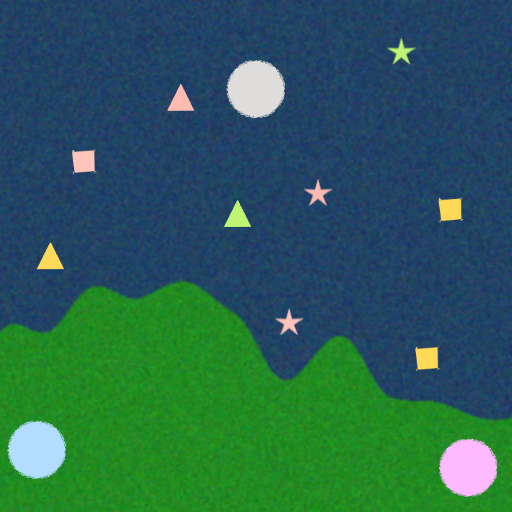
#> input picture images/task images/8.png, 512 x 512 px; its folder holds only this picture in this run
$ python PSS3.py
#> lines starting #> are read from the running program, lines starting #| are printed output that depends on the picture; after the words box and inside, x2 and y2 are one past the last pixel; in counts of white or black regions, pixels touching at a corner belong together
import cv2
import numpy as np
import math
import os
import json
import glob
from typing import List, Tuple, Dict, Any
from dataclasses import dataclass
import warnings
warnings.filterwarnings('ignore')

@dataclass
class Casualty:
    """Data class for casualty information"""
    id: int
    center: Tuple[int, int]
    shape: str
    color: str
    shape_priority: int
    condition_priority: int
    total_priority: int
    bbox: Tuple[int, int, int, int]
    contour: np.ndarray

@dataclass
class Camp:
    """Data class for rescue camp information"""
    name: str
    center: Tuple[int, int]
    capacity: int
    assigned_casualties: List[Casualty]
    total_priority: int = 0

class OptimizedSARProcessor:
    """Optimized SAR image processor with improved detection"""

    def __init__(self, debug: bool = True):
        self.debug = debug

        # Color ranges in HSV (optimized for detection)
        self.COLOR_RANGES = {
            # Ocean (Blue water)
            'ocean': ([90, 60, 60], [130, 255, 255]),

            # Land (Brown/Green)
            'land': ([15, 40, 60], [40, 255, 255]),

            # Casualty colors
            'red': ([0, 100, 100], [10, 255, 255]),
            'red2': ([170, 100, 100], [180, 255, 255]),  # Red wraps around
            'yellow': ([20, 100, 100], [30, 255, 255]),
            'green': ([40, 100, 100], [80, 255, 255]),

            # Camp colors
            'camp_blue': ([100, 100, 50], [130, 255, 255]),
            'camp_pink': ([140, 50, 50], [170, 255, 255]),
            'camp_grey': ([0, 0, 50], [180, 30, 180])
        }

        # Priority mappings
        self.SHAPE_PRIORITY = {'star': 3, 'triangle': 2, 'square': 1}
        self.CONDITION_PRIORITY = {'red': 3, 'yellow': 2, 'green': 1}

        # Camp capacities
        self.CAMP_CAPACITIES = {'blue': 4, 'pink': 3, 'grey': 2}

        # Output directories
        self.OUTPUT_DIRS = {
            'base': 'optimized_output',
            'images': 'images',
            'results': 'results',
            'debug': 'debug'
        }

        self.create_directories()

    def create_directories(self):
        """Create output directories"""
        for dir_path in self.OUTPUT_DIRS.values():
            os.makedirs(dir_path, exist_ok=True)
#> in process_single_image, img is the input picture: shape (512, 512, 3); mean B, G, R 84.6, 94.7, 41.2

    def load_images(self, folder_path: str) -> List[str]:
        """Load all images from folder"""
        extensions = ['*.png', '*.jpg', '*.jpeg', '*.bmp']
        image_paths = []

        for ext in extensions:
            image_paths.extend(glob.glob(os.path.join(folder_path, ext)))

        image_paths.sort()
        print(f"✓ Found {len(image_paths)} images")
        return image_paths

    def preprocess_image(self, img: np.ndarray) -> np.ndarray:
        """Enhanced preprocessing"""
        # Convert to HSV
        hsv = cv2.cvtColor(img, cv2.COLOR_BGR2HSV)
#> hsv: shape (512, 512, 3); mean H, S, V 89.7, 174.5, 118

        # Improve contrast in value channel
        hsv[:,:,2] = cv2.equalizeHist(hsv[:,:,2])
#> hsv: shape (512, 512, 3); mean H, S, V 89.7, 174.5, 131.2

        # Apply Gaussian blur
        hsv = cv2.GaussianBlur(hsv, (5, 5), 0)
#> hsv: shape (512, 512, 3); mean H, S, V 89.7, 174.5, 131.2

        return cv2.cvtColor(hsv, cv2.COLOR_HSV2BGR)
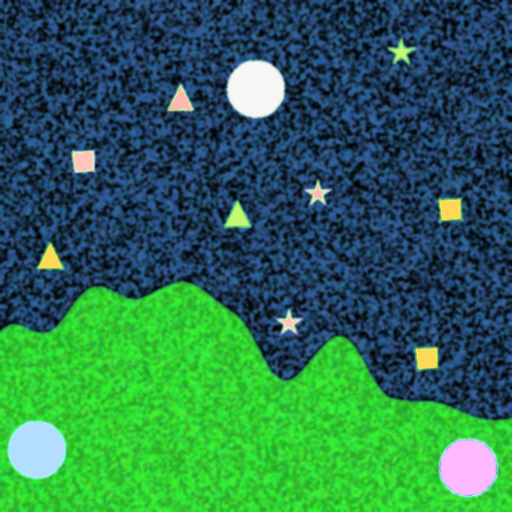
#> returned value: shape (512, 512, 3); mean B, G, R 81.6, 110.1, 42.7

    def segment_image(self, img: np.ndarray) -> Tuple[np.ndarray, np.ndarray]:
        """Segment ocean and land regions"""
        hsv = cv2.cvtColor(img, cv2.COLOR_BGR2HSV)
#> hsv: shape (512, 512, 3); mean H, S, V 89.8, 175.9, 131.2

        # Ocean mask
        ocean_lower, ocean_upper = self.COLOR_RANGES['ocean']
        ocean_mask = cv2.inRange(hsv, np.array(ocean_lower), np.array(ocean_upper))
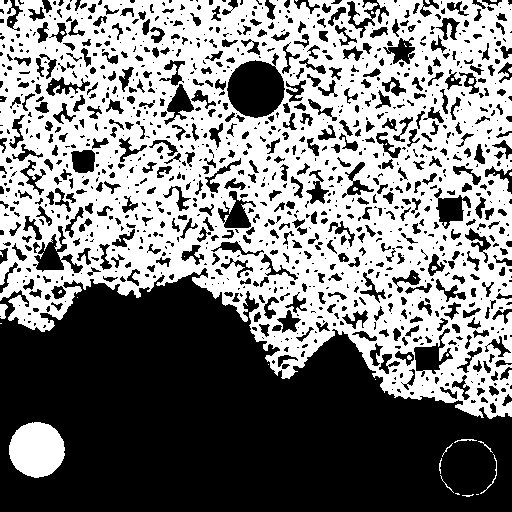
#> ocean_mask: shape (512, 512); 50.1% white; 1200 black regions (690 under 20 px), largest, box (x1, y1, x2, y2) and area: (0, 268, 512, 512) 85699, (227, 53, 285, 118) 2595, (33, 226, 83, 273) 834

        # Land mask
        land_lower, land_upper = self.COLOR_RANGES['land']
        land_mask = cv2.inRange(hsv, np.array(land_lower), np.array(land_upper))
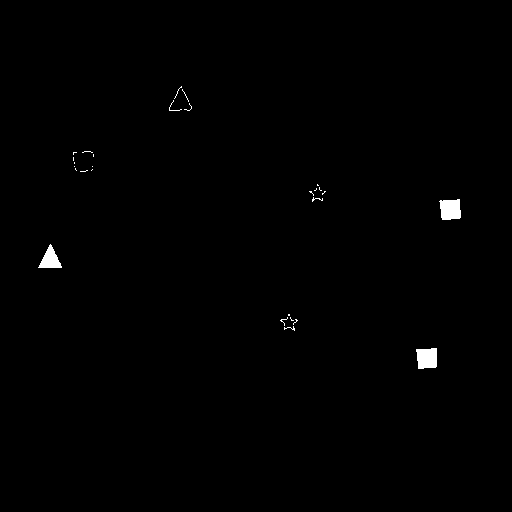
#> land_mask: shape (512, 512); 0.49% white; 28 white regions (24 under 20 px), largest, box (x1, y1, x2, y2) and area: (439, 199, 461, 220) 389, (416, 348, 437, 369) 387, (38, 244, 62, 268) 307, (169, 100, 182, 111) 23

        # Clean masks
        kernel = np.ones((7, 7), np.uint8)
        ocean_mask = cv2.morphologyEx(ocean_mask, cv2.MORPH_CLOSE, kernel)
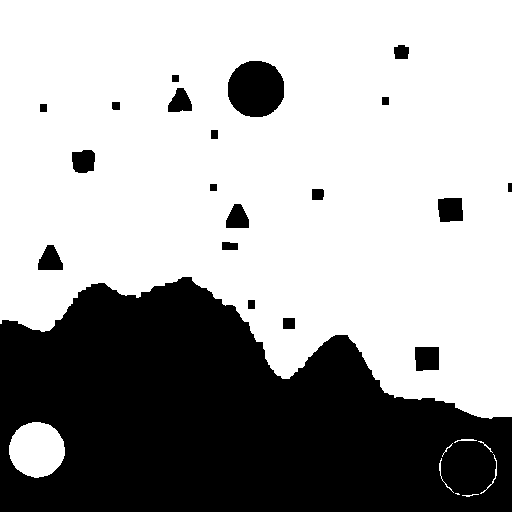
#> ocean_mask: shape (512, 512); 65.4% white; 20 black regions, largest, box (x1, y1, x2, y2) and area: (0, 277, 512, 512) 84367, (228, 61, 284, 117) 2542, (438, 198, 463, 222) 552
        land_mask = cv2.morphologyEx(land_mask, cv2.MORPH_CLOSE, kernel)
#> land_mask: shape (512, 512); 0.56% white; 12 white regions (4 under 20 px), largest, box (x1, y1, x2, y2) and area: (439, 199, 461, 220) 390, (416, 348, 437, 369) 387, (38, 244, 62, 268) 307

        # Create overlay
        overlay = img.copy()
        overlay[ocean_mask > 0] = [255, 0, 0]  # Blue
#> (the rest of the program and of its run is left out)
